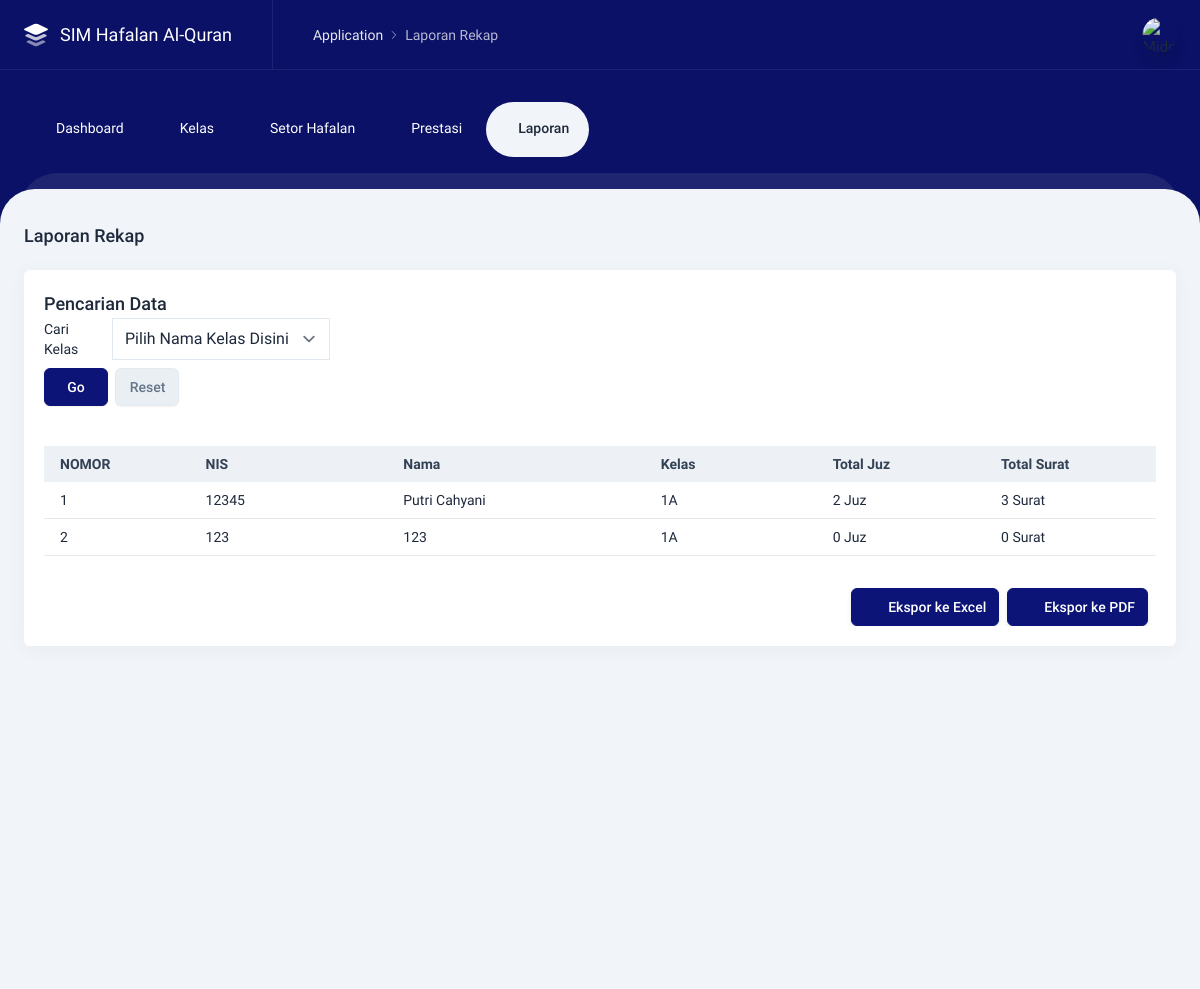
Page /admin/laporan-rekap.php (signed in) on the committed database.
### tables this page shows
CREATE TABLE `tb_santri` (
  `id` bigint UNSIGNED NOT NULL,
  `nis` varchar(20) NOT NULL,
  `kelas` varchar(255) NOT NULL,
  `nama` varchar(255) NOT NULL,
  `tempatlahir` varchar(255) NOT NULL,
  `tanggallahir` varchar(255) NOT NULL,
  `nama_ortu` varchar(255) NOT NULL,
  `no_hp` varchar(255) NOT NULL,
  `alamat` varchar(255) NOT NULL,
  `created_at` varchar(40) DEFAULT NULL,
  `updated_at` varchar(40) DEFAULT NULL
);

### admin/laporan-rekap.php (the view, shortened to what this page needs)
<?php
$title = 'Laporan Rekap';
include 'layouts/header.php';
include 'layouts/navbar.php';
?>
<div class="content content--top-nav">
  <div class="intro-y flex flex-col sm:flex-row items-center mt-8">
    <h2 class="text-lg font-medium mr-auto"><?= $title ?> </h2>
  </div>
  <div class="intro-y box p-5 mt-5">
    <h2 class="text-lg font-medium mr-auto">Pencarian Data</h2>
    <div class="flex flex-col sm:flex-row sm:items-end xl:items-start align-center">
      <form id="tabulator-html-filter-form" class="xl:flex sm:mr-auto" method="GET" action="">
        <div class="sm:flex items-center sm:mr-4">
          <label class="w-12 flex-none xl:w-auto mr-5">Cari Kelas</label>
          <select id="idsantri" name="cari" data-search="true" class="tom-select w-full">
            <option> Pilih Nama Kelas Disini</option>
            <?php
              $query = "SELECT s.id AS id_santri, s.kelas, COUNT(h.ID) AS JumlahData
              FROM tb_santri s
              LEFT JOIN tb_hafalan_baru h ON s.id = h.ID_Santri
              GROUP BY s.id,s.kelas";
              ?>
          </select>
        </div>
        <div class="mt-2 xl:mt-0">
          <button id="tabulator-html-filter-go" type="submit" class="btn btn-primary w-full sm:w-16">Go</button>
          <a href="laporan-rekap" class="btn btn-secondary w-full sm:w-16 mt-2 sm:mt-0 sm:ml-1">Reset</a>
        </div>
      </form>
    </div>
    <br>
    <div class="card">
      <br>
      <div class="overflow-x-auto">
        <?php
        if (isset($_GET['cari'])){
          $cari = $_GET['cari'];
          $query = $koneksi->query("SELECT s.id AS id_santri, s.nis, s.nama, s.kelas, COUNT(h.ID) AS JumlahData
          FROM tb_santri s
          LEFT JOIN tb_hafalan_baru h ON s.id = h.ID_Santri
          WHERE kelas = '$cari'
          GROUP BY s.id, s.nis, s.nama, s.kelas");
          }else{
            $query = $koneksi->query("SELECT s.id AS id_santri, s.nis, s.nama, s.kelas, COUNT(h.ID) AS JumlahData
            FROM tb_santri s
            LEFT JOIN tb_hafalan_baru h ON s.id = h.ID_Santri
            GROUP BY s.id, s.nis, s.nama, s.kelas");
          }
          ?>
        <table id="example" class="table table-sm">
          <thead class="table-light">
            <tr>
              <th class="whitespace-nowrap" rowspan="2" style="width: 3%">NOMOR</th>
              <th rowspan="2" style="width: 6%">NIS</th>
              <th rowspan="2" style="width: 8%">Nama</th>
              <th rowspan="2" style="width: 5%">Kelas</th>
              <th rowspan="2" style="width: 5%">Total Juz</th>
              <th rowspan="2" style="width: 5%">Total Surat</th>
            </tr>
          </thead>
          <tbody>
            <tr class="intro-x">
              <?php
            $nomor_urut = 1;
            foreach ($query as $data) :
              $id = $data['id_santri'];
            ?>
              <td>
                <?= $nomor_urut ?>
              </td>
              <td class="w-40"><?= $data['nis'] ?></td>
              <td><?= $data['nama'] ?></td>
              <td><?= $data['kelas'] ?></td>
              <td>
                <?php
              $sql = "SELECT COUNT(*) AS JumlahData
              FROM (
                SELECT Juz, COUNT(*) AS Jumlah
                FROM tb_hafalan_baru
                WHERE ID_Santri = $id
                GROUP BY Juz
              ) AS Subquery
              ";
              $query = mysqli_query($koneksi, $sql);
              $data = mysqli_fetch_assoc($query);
              ?>
                <?= $data['JumlahData']; ?> Juz
              </td>
              <td>
                <?php
              $sql = "SELECT COUNT(*) AS JumlahData
              FROM (
                SELECT surat, COUNT(*) AS Jumlah
                FROM tb_hafalan_baru
                WHERE ID_Santri = $id
                GROUP BY surat
              ) AS Subquery
              ";
              $query = mysqli_query($koneksi, $sql);
              $data = mysqli_fetch_assoc($query);
              ?>
                <?= $data['JumlahData']; ?> Surat
              </td>
            </tr>
            <?php $nomor_urut++;  ?>
            <?php endforeach;?>
          </tbody>
        </table>
        <div class="intro-y flex flex-col sm:flex-row items-center mt-8">
          <div class="w-full sm:w-auto flex mt-4 sm:mt-0">
            <form action="laporan/export_excel_rekap.php" target="_blank" method="POST">
              <button type="submit" class="btn btn-primary shadow-md mr-2"><i data-lucide="file-text"
                  class="w-4 h-4 mr-2"></i> Ekspor ke Excel</button>
            </form>
            <form action="laporan/export_pdf_rekap.php" target="_blank" method="POST">
              <button type="submit" class="btn btn-primary shadow-md mr-2"><i data-lucide="file-text"
                  class="w-4 h-4 mr-2"></i> Ekspor ke PDF</button>
            </form>
          </div>
        </div>
      </div>
    </div>
  </div>
</div>
<?php
include 'layouts/footer.php';
?>

### rows in the picture
tb_santri: nis "12345", nama "Putri Cahyani", kelas "1A", JumlahData "2", JumlahData "3"
tb_santri: nis "123", nama "123", kelas "1A", JumlahData "0"

### other values in the picture
$title "Laporan Rekap"
